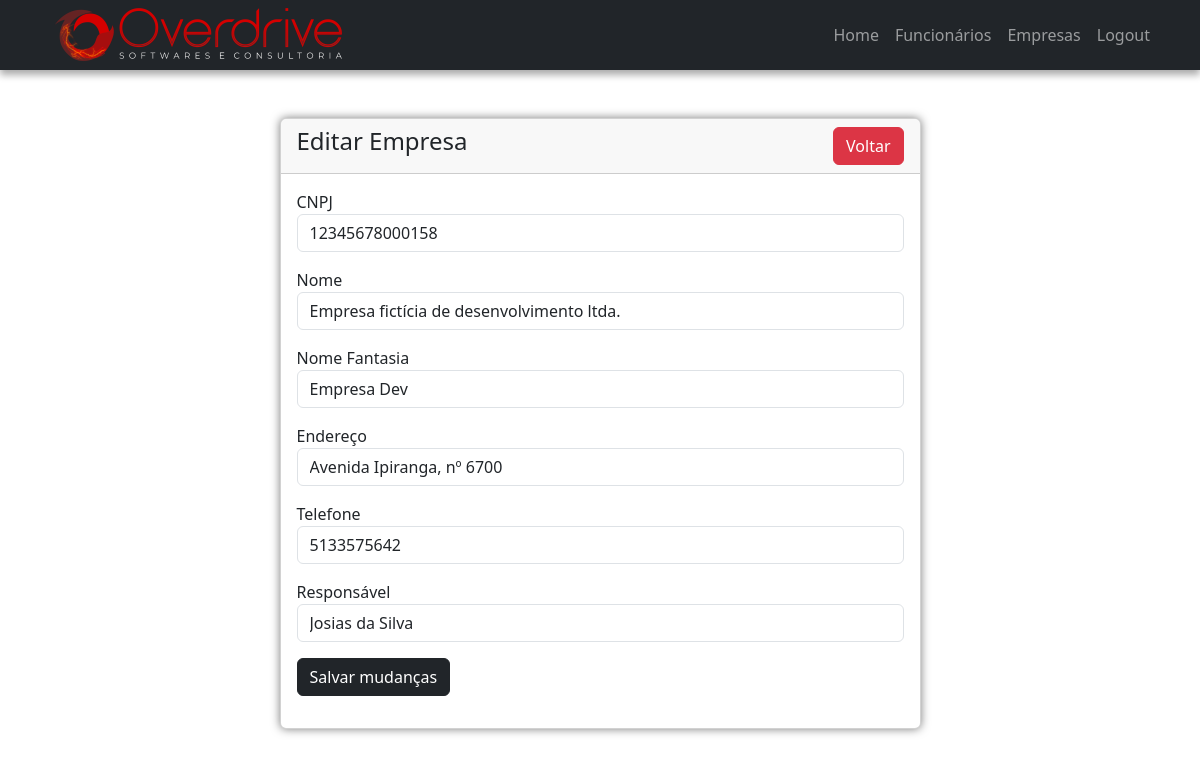
The app's page /view/editar_e.php?id=1 (signed in) with its own data.
### tables this page shows
CREATE TABLE IF NOT EXISTS `empresa` (
  `e_id` int NOT NULL AUTO_INCREMENT,
  `cnpj` varchar(14) DEFAULT NULL,
  `nome` varchar(255) DEFAULT NULL,
  `nome_fantasia` varchar(255) DEFAULT NULL,
  `endereco` varchar(255) DEFAULT NULL,
  `telefone` varchar(15) DEFAULT NULL,
  `responsavel` varchar(255) DEFAULT NULL,
  PRIMARY KEY (`e_id`)
);

### view/editar_e.php (the view, shortened to what this page needs)
<?php
include('../includes/header.php');
include('../includes/navbar.php');
require '../controller/conexao.php';
?>
<div class="container mt-5">
    <div class="row justify-content-center">
        <div class="col-md-7 mb-5">
            <div class="card">
                <div class="card-header">
                    <h4>Editar Empresa
                        <a href="./tabela_ep.php" class="btn btn-danger float-end">Voltar</a>
                    </h4>
                </div>
                <div class="card-body">
                    <?php
                    if(isset($_GET['id'])){
                        $empresa_id = mysqli_real_escape_string($mysqli, $_GET['id']);
                        $query = "SELECT * FROM empresa WHERE e_id='$empresa_id'";
                        $query_run = mysqli_query($mysqli, $query);
                        if(mysqli_num_rows($query_run) > 0){
                            $dados = mysqli_fetch_array($query_run);
                            ?>
                            <form action="../controller/code.php" method="post">
                                <div class="mb-3">
                                <div class="mb-3">
                                    <label>CNPJ</label>
                                    <input type="text" name="cnpj" value="<?=$dados['cnpj']; ?>" class="form-control" required minlength="14" maxlength="14">
                                </div>
                                    <label>Nome</label>
                                    <input type="text" name="nome" value="<?=$dados['nome']; ?>" class="form-control" required minlength="5" maxlength="255">
                                </div>
                                <div class="mb-3">
                                    <label>Nome Fantasia</label>
                                    <input type="text" name="nome_fantasia" value="<?=$dados['nome_fantasia']; ?>" class="form-control" required minlength="5" maxlength="255">
                                </div>
                                <div class="mb-3">
                                    <label>Endereço</label>
                                    <input type="text" name="endereco" value="<?=$dados['endereco']; ?>" class="form-control" required minlength="5" maxlength="50">
                                </div>
                                <div class="mb-3">
                                    <label>Telefone</label>
                                    <input type="text" name="telefone" value="<?=$dados['telefone']; ?>" class="form-control" required minlength="9" maxlength="255">
                                </div>
                                <div class="mb-3">
                                    <label>Responsável</label>
                                    <input type="text" name="responsavel" value="<?=$dados['responsavel']; ?>" class="form-control" required minlength="5" maxlength="255">
                                </div>
                                <div class="mb-3">
                                    <button type="submit" name="edita_e" class="btn btn-dark">Salvar mudanças</button>
                                </div>
                            </form>
                            <?php
                        } else {
                            echo "<h4>ID não encontrado.</h4>";
                        }
                    }
                    ?>
                </div>
            </div>
        </div>
    </div>
</div>
<?php
include('../includes/footer.php');
?>

### style.css (style rules this page uses)
body { background: url(./images/cidade.png) no-repeat center center fixed; -webkit-background-size: cover; -moz-background-size: cover; background-size: cover; -o-background-size: cover; }
.card { box-shadow: 0px 0px 10px rgba(0, 0, 0, 0.514); }

### records on screen
empresa: cnpj "12345678000158", nome "Empresa fictícia de desenvolvimento ltda.", nome_fantasia "Empresa Dev", endereco "Avenida Ipiranga, nº 6700", telefone "5133575642", responsavel "Josias da Silva"
